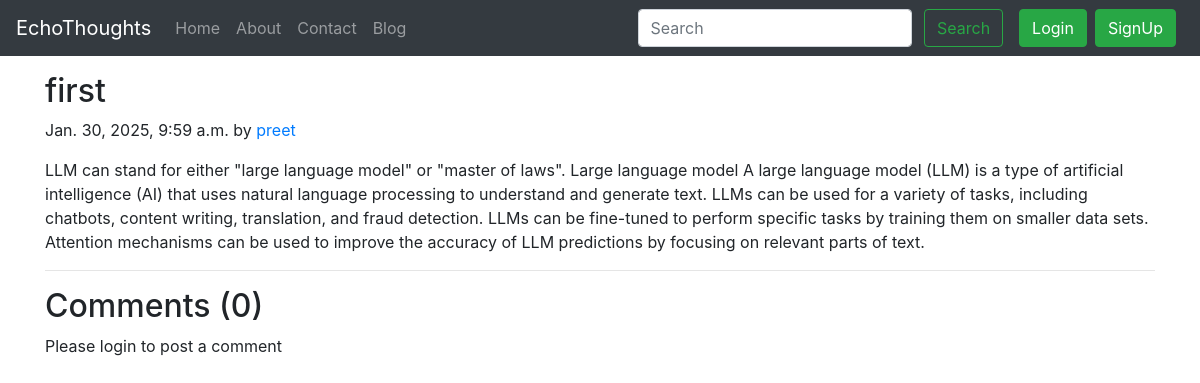
The page /blog/first-blog on the database its author committed.
### Blog/models.py (models this page shows, shortened)
class Post(models.Model):
    sno=models.AutoField(primary_key=True)
    title=models.CharField(max_length=255)
    author=models.CharField(max_length=14)
    slug=models.CharField(max_length=130)
    timeStamp=models.DateTimeField(blank=True)
    content=models.TextField()

### Blog/views.py (the view)
# urls.py: path('<str:slug>', views.blogPost, name='blogPost'),
def blogPost(request, slug):
    post=Post.objects.filter(slug=slug).first()
    comments= BlogComment.objects.filter(post=post, parent=None)
    replies= BlogComment.objects.filter(post=post).exclude(parent=None)
    replyDict={}
    for reply in replies:
        if reply.parent.sno not in replyDict.keys():
            replyDict[reply.parent.sno]=[reply]
        else:
            replyDict[reply.parent.sno].append(reply)
    context={'post':post, 'comments': comments, 'user': request.user, 'replyDict': replyDict}
    return render(request, "blog/blogPost.html", context)

### templates/blog/blogpost.html (shortened to what this page needs)
{% extends 'base.html' %}
{% block body %}
{% load humanize %}
{% load extras %}
<div class="container my-3">
    <h2 class="blog-post-title">{{post.title}}</h2>
    <p class="blog-post-meta">{{post.timeStamp}} by <a href="/about">{{post.author}}</a></p>
    <p>{{post.content|safe}}</p>
    <hr>
</div>
<div class="container">
    <h2> Comments ({{comments.count}}) </h2>
    <div class="my-2">
        {% if user.is_authenticated %}
        <form action="/blog/postComment" method="post">
            {% csrf_token %}
            <div class="form-group">
                <label for="exampleInputEmail1">Post Comment </label>
                <input type="text" class="form-control" name="comment" placeholder="Enter comment here">
            </div>
            <input type="hidden" name="postSno" value="{{post.sno}}">
            <input type="hidden" name="parentSno" value="">
            <button type="submit" class="btn btn-primary">Submit</button>
        </form>
        {% else %}
        Please login to post a comment
        {% endif %}
    </div>
</div>
{% endblock %}

### rows shown on the page
Post: title "first", timeStamp "Jan. 30, 2025, 9:59 a.m.", author "preet", content "LLM can stand for either \"large language model\" or \"master of laws\". Large language model A large language model (LLM) is a type of artificial intelligence (AI) that uses natural language processing to understand and generate text. LLMs can be used for a variety of tasks, including chatbots, content writing, translation, and fraud detection. LLMs can be fine-tuned to perform specific tasks by training them on smaller data sets. Attention mechanisms can be used to improve the accuracy of LLM predictions by focusing on relevant parts of text."

### other values the page prints
{{ comments.count }} "0"
